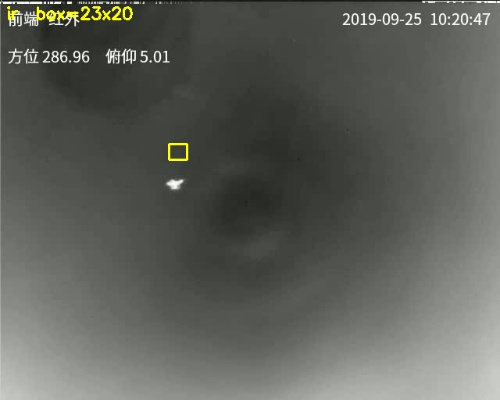
#> input picture experiments/local_docs/配准工作归档/diagnostics/labelcheck_20190925_101846_1_4_00000_ir.jpg, 500 x 400 px; its folder holds 2 pictures in this run
$ python eval_alternative_methods.py
#> lines starting #> are read from the running program, lines starting #| are printed output that depends on the picture; after the words box and inside, x2 and y2 are one past the last pixel; in counts of white or black regions, pixels touching at a corner belong together; long printed decimals are rounded
# -*- coding: utf-8 -*-
r"""替代方案可行性评估。

核心问题：能否**自动**建立两模态的对应关系，绕开人工标点？

三条候选路线：
  A. 用模型在 RGB 上的检测框中心 作为 RGB 侧真值（现用方案）
  B. 用红外热斑质心 作为 IR 侧真值，自动配准
  C. 相位相关 / 互信息 直接配准两幅图（无需目标可见）

本脚本评估 A 与 B 的稳定性，并直接给出"用热斑自动定位"的可行性与精度上界。
"""
import glob
import json
from pathlib import Path

import cv2
import numpy as np

RGB_DIR = Path(r'D:\uav_data\images\val')
IR_DIR = Path(r'D:\uav_data\images_ir\val')


def rd(p):
    return cv2.imdecode(np.fromfile(str(p), dtype=np.uint8), cv2.IMREAD_COLOR)
#> returned value is the input picture: shape (400, 500, 3); mean B, G, R 89.7, 95.6, 93.6


def hotspot_centroid(ir):
    """红外热斑质心（归一化）。用背景减除找最热区域。"""
    h, w = ir.shape[:2]
    g = cv2.cvtColor(ir, cv2.COLOR_BGR2GRAY).astype(np.float32)
    bg = cv2.GaussianBlur(g, (0, 0), 25)
    res = np.clip(g - bg, 0, None)
    # 限制在画面中心区域，避开边框/HUD
    mask = np.zeros((h, w), bool)
    mask[int(h * 0.15):int(h * 0.95), int(w * 0.15):int(w * 0.95)] = True
    res = np.where(mask, res, 0)
    idx = np.argsort(res.ravel())[::-1][:80]
    ys, xs = np.unravel_index(idx, res.shape)
    # 只保留最热点的连通近邻，避免多个热源平均
    cx0, cy0 = xs[0], ys[0]
    d = np.hypot(xs - cx0, ys - cy0)
    sel = d < 40
    return xs[sel].mean() / w, ys[sel].mean() / h


def rgb_salient(rgb):
    """可见光目标候选：用暗/亮对比找小目标（天空背景下的小暗点）。"""
    h, w = rgb.shape[:2]
#> h = 400; w = 500
    g = cv2.cvtColor(rgb, cv2.COLOR_BGR2GRAY).astype(np.float32)
    bg = cv2.GaussianBlur(g, (0, 0), 25)
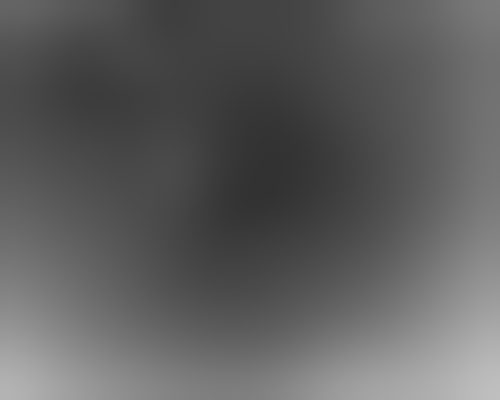
#> bg: shape (400, 500) float32; min 50.15, max 191.2, mean 94.5
    # 双向：既可能是暗目标也可能亮目标
    res = np.abs(g - bg)
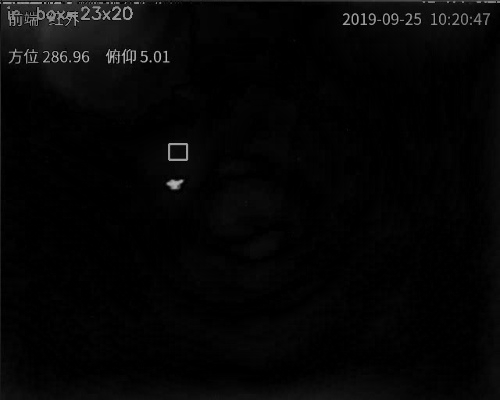
#> res: shape (400, 500) float32; min 3.05e-05, max 186.9, mean 6.1
    mask = np.zeros((h, w), bool)
    mask[int(h * 0.15):int(h * 0.95), int(w * 0.15):int(w * 0.95)] = True
    res = np.where(mask, res, 0)
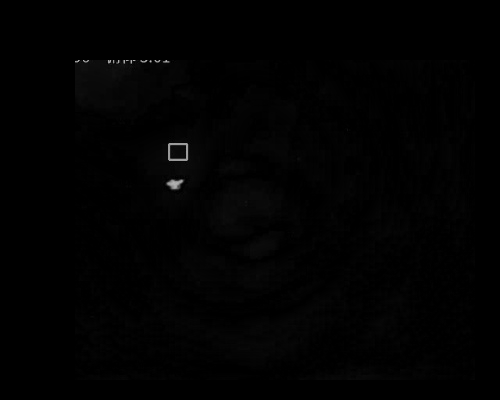
#> res: shape (400, 500) float32; min 0, max 181.5, mean 1.9
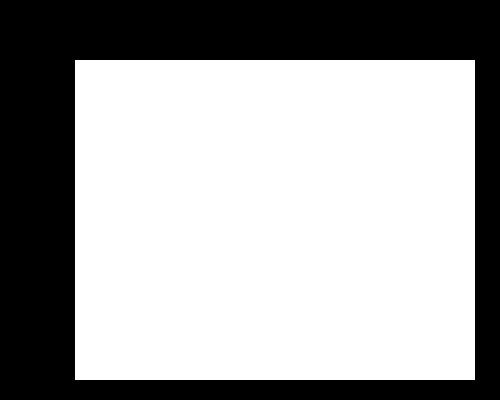
#> mask: shape (400, 500) bool; 64% white; 1 black region, box (x1, y1, x2, y2) and area: (0, 0, 500, 400) 72000
    idx = np.argsort(res.ravel())[::-1][:80]
#> idx = 80 values, max 93675 at index 40, min 30078 at index 10, mean 64178.9
    ys, xs = np.unravel_index(idx, res.shape)
#> ys = 80 values, max 187 at index 40, min 60 at index 2, mean 128.1; xs = 80 values, max 187 at index 72, min 75 at index 61, mean 153.9
    cx0, cy0 = xs[0], ys[0]
#> cx0 = 150; cy0 = 61
    d = np.hypot(xs - cx0, ys - cy0)
#> d = 80 values, max 128.5 at index 40, min 0 at index 0, mean 81.6
    sel = d < 40
    return xs[sel].mean() / w, ys[sel].mean() / h


stems = sorted(p.stem for p in RGB_DIR.iterdir() if p.suffix.lower() == '.jpg')
print(f'验证集共 {len(stems)} 对')

rng = np.random.RandomState(0)
pick = rng.choice(len(stems), size=min(400, len(stems)), replace=False)

print('\n' + '=' * 70)
print('方案 B 可行性：自动提取"可见光目标" 与 "红外热斑" 的对应关系')
print('=' * 70)

rows = []
for k in pick:
    st = stems[k]
    rp = RGB_DIR / f'{st}.jpg'
    ip = IR_DIR / f'{st}.jpg'
    r = rd(rp)
    i = rd(ip)
    if r is None or i is None:
        continue
    # 亮度过滤：跳过夜间
    if cv2.cvtColor(r, cv2.COLOR_BGR2GRAY).mean() < 80:
        continue
    rx, ry = rgb_salient(r)
#> rx = 0.277; ry = 0.152
    ix, iy = hotspot_centroid(i)
#> in hotspot_centroid, `cx0, cy0 = xs[0], ys[0]`: cx0 = 150; cy0 = 61
#> ix = 0.277; iy = 0.152
    rows.append((st, rx, ry, ix, iy))

print(f'白天可用样本: {len(rows)}')
#| 白天可用样本: 1

if rows:
    A = np.array([[r[1], r[2]] for r in rows])
#> A = [[0.277, 0.152]]
    B = np.array([[r[3], r[4]] for r in rows])
#> B = [[0.277, 0.152]]
    d = B - A
#> d = [[0, 0]]
    print(f'\n自动提取点对 的位移统计（IR - RGB，归一化）:')
    print(f'  x: 中位 {np.median(d[:,0])*100:+7.2f} pp   std {d[:,0].std()*100:6.2f} pp')
#|   x: 中位   +0.00 pp   std   0.00 pp
    print(f'  y: 中位 {np.median(d[:,1])*100:+7.2f} pp   std {d[:,1].std()*100:6.2f} pp')
#|   y: 中位   +0.00 pp   std   0.00 pp
    print(f'  距离: 中位 {np.median(np.hypot(d[:,0]*640, d[:,1]*512)):6.2f} px  '
          f'p90 {np.percentile(np.hypot(d[:,0]*640, d[:,1]*512), 90):6.2f} px')
#|   距离: 中位   0.00 px  p90   0.00 px

    # 拟合仿射后残差
    Ab = np.hstack([A, np.ones((len(A), 1))])
#> Ab = [[0.277, 0.152, 1]]
    cx, *_ = np.linalg.lstsq(Ab, B[:, 0], rcond=None)
#> cx = [0.0696, 0.0382, 0.252]
    cy, *_ = np.linalg.lstsq(Ab, B[:, 1], rcond=None)
#> cy = [0.0382, 0.0209, 0.138]
    pred = np.stack([Ab @ cx, Ab @ cy], axis=1)
#> pred = [[0.277, 0.152]]
    e = pred - B
#> e = [[5.55e-17, 2.78e-17]]
    epx = np.hypot(e[:, 0] * 640, e[:, 1] * 512)
#> epx = [3.83e-14]
    print(f'\n  拟合仿射后残差: 中位 {np.median(epx):.2f} px  '
          f'p90 {np.percentile(epx, 90):.2f} px')
#|   拟合仿射后残差: 中位 0.00 px  p90 0.00 px
    print(f'  仿射_x = {np.round(cx, 5).tolist()}')
#|   仿射_x = [0.06963, 0.03816, 0.2516]
    print(f'  仿射_y = {np.round(cy, 5).tolist()}')
#|   仿射_y = [0.03816, 0.02091, 0.1379]

    # 5 折 CV
    idx = np.arange(len(rows))
#> idx = [0]
    np.random.RandomState(1).shuffle(idx)
    allp = np.zeros_like(B)
#> allp = [[0, 0]]
    for g in np.array_split(idx, 5):
        tr = np.setdiff1d(idx, g)
        if len(tr) < 6:
            continue
        Ab2 = np.hstack([A[tr], np.ones((len(tr), 1))])
        c1, *_ = np.linalg.lstsq(Ab2, B[tr, 0], rcond=None)
        c2, *_ = np.linalg.lstsq(Ab2, B[tr, 1], rcond=None)
        Ag = np.hstack([A[g], np.ones((len(g), 1))])
        allp[g] = np.stack([Ag @ c1, Ag @ c2], axis=1)
#> this loop made 5 passes
#> g on passes 1 to 5: [0], empty array, empty array, empty array, empty array
    ecv = allp - B
#> ecv = [[-0.277, -0.152]]
    epcv = np.hypot(ecv[:, 0] * 640, ecv[:, 1] * 512)
#> epcv = [193.4]
    print(f'  5折CV 留出集残差: 中位 {np.median(epcv):.2f} px  '
          f'p90 {np.percentile(epcv, 90):.2f} px')
#|   5折CV 留出集残差: 中位 193.36 px  p90 193.36 px
